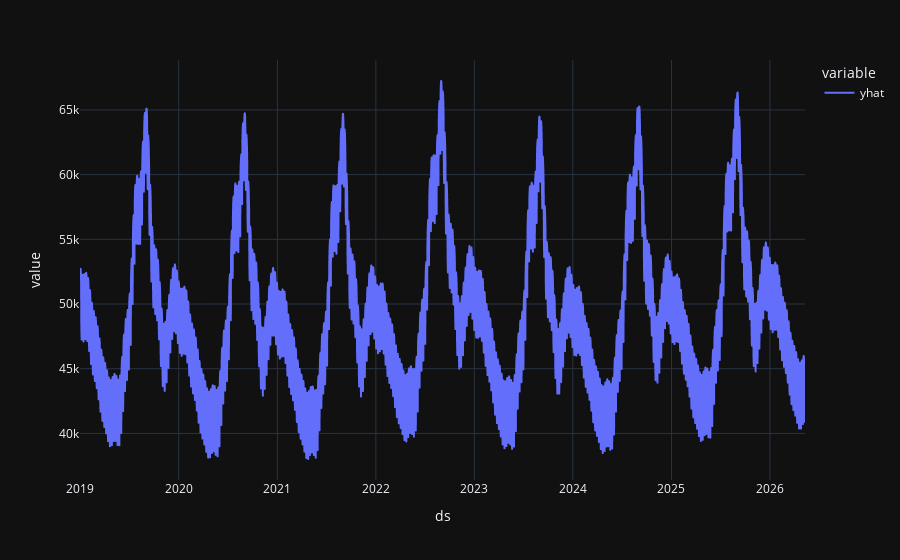

The cell this chart's notebook holds for it:
### Code cell
forecast.set_index('ds')['yhat'].plot()

### Figure 1 — Plotly figure (JSON) as saved in the notebook; plotly's stock layout.template omitted (floating-point values rounded to 4 significant figures; data arrays with more than 128 entries replaced by an {"elided": "..."} marker saying what was removed)
{"data": [{"hovertemplate": "variable=yhat<br>ds=%{x}<br>value=%{y}<extra></extra>", "legendgroup": "yhat", "line": {"color": "#636efa", "dash": "solid"}, "marker": {"symbol": "circle"}, "mode": "lines", "name": "yhat", "showlegend": true, "type": "scattergl", "x": {"elided": "2689 str values"}, "xaxis": "x", "y": {"elided": "2689 float values"}, "yaxis": "y"}], "layout": {"legend": {"title": {"text": "variable"}, "tracegroupgap": 0}, "margin": {"t": 60}, "xaxis": {"anchor": "y", "domain": [0, 1], "title": {"text": "ds"}}, "yaxis": {"anchor": "x", "domain": [0, 1], "title": {"text": "value"}}}}
